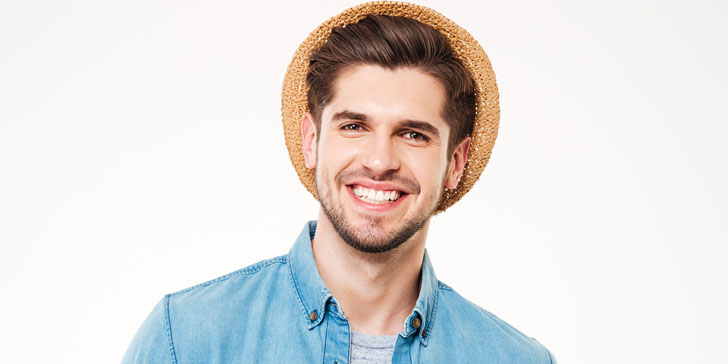
#> input picture opencv-basic/pic/x.jpg, 728 x 364 px, given in place of x.jpeg, which was not available
$ python threshold.py
#> lines starting #> are read from the running program, lines starting #| are printed output that depends on the picture; after the words box and inside, x2 and y2 are one past the last pixel; in counts of white or black regions, pixels touching at a corner belong together; pictures that were not available may be replaced by others from this repository, and a replacement may not be noted
import cv2
import numpy as np
from matplotlib import pyplot as plt
img = cv2.imread('x.jpeg',0)
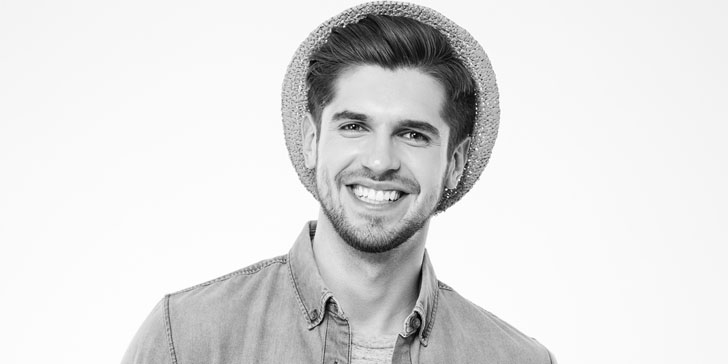
#> img: shape (364, 728); min 0, max 255, mean 222.7

'''
图像阈值
1.简单阈值
2.自适应阈值
3.Otsu's二值化
'''
'''-----------------简单阈值-----------------'''

# [18 lines of commented-out code are left out]

'''-----------------自适应阈值-----------------
cv2.adaptiveTreshold(img,param1,param2,param3,param4,param5),其中
·param1是高于阈值判为的值
·param2选择阈值的方法
·param3是根据阈值判断像素点值的方法利用的是简单阈值分割的方法，
·param4是block_size(用来计算阈值的区域大小)
·param5是一个常数，阈值就等于的平均值或者加权平均值减去这个常数。'''

# [14 lines of commented-out code are left out]


'''-----------------Otsu's二值化-----------------'''
##Otsu's二值化
img = cv2.imread('x.jpeg',0)
#global thresholding
ret1,th1 = cv2.threshold(img,127,255,cv2.THRESH_BINARY)
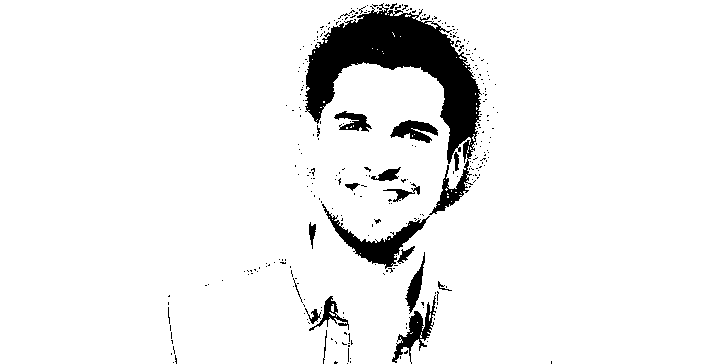
#> th1: shape (364, 728); 93.4% white; 303 black regions (285 under 20 px), largest, box (x1, y1, x2, y2) and area: (305, 3, 482, 215) 11266, (322, 204, 430, 269) 1672, (392, 295, 436, 364) 869
#Ostu's thresholding
ret2,th2 = cv2.threshold(img,0,255,cv2.THRESH_BINARY+cv2.THRESH_OTSU)
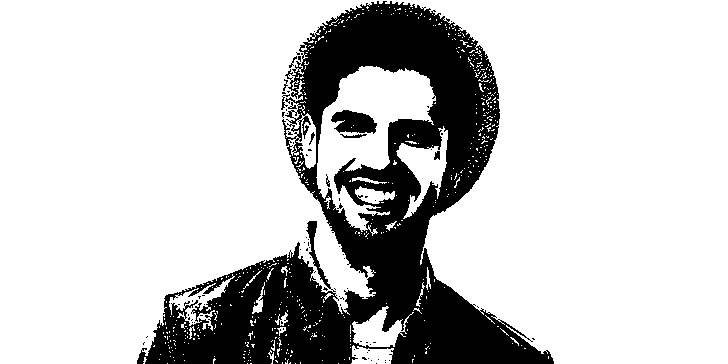
#> th2: shape (364, 728); 79% white; 82 black regions (73 under 20 px), largest, box (x1, y1, x2, y2) and area: (137, 1, 554, 364) 54455, (331, 110, 377, 134) 767, (340, 134, 367, 138) 59
#> ret2 = 192
#核为(5,5),方差为0
blur = cv2.GaussianBlur(img,(5,5),0)
#阈值一定为0
ret3,th3 = cv2.threshold(blur,0,255,cv2.THRESH_BINARY+cv2.THRESH_OTSU)
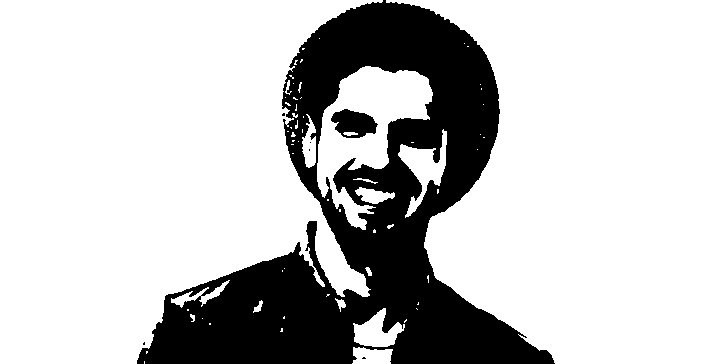
#> th3: shape (364, 728); 77.2% white; 7 black regions (5 under 20 px), largest, box (x1, y1, x2, y2) and area: (137, 0, 555, 364) 59611, (331, 109, 378, 138) 904
#> ret3 = 195
images = [img,0,th1,
          img,0,th2,
          blur,0,th3]
titles = ['Original Noisy Image','Histogram','Global Thresholding (v=127)',
'Original Noisy Image','Histogram',"Otsu's Thresholding",
'Gaussian filtered Image','Histogram',"Otsu's Thresholding"]
# 这里使用了 pyplot 中画直方图的方法，plt.hist, 要注意的是它的参数是一维数组
# 所以这里使用了（numpy）ravel 方法，将多维数组转换成一维，也可以使用 flatten 方法
#ndarray.flat 1-D iterator over an array.
#ndarray.flatten 1-D array copy of the elements of an array in row-major order.
for i in range(3):
    plt.subplot(3,3,i*3+1),plt.imshow(images[i*3],'gray')
    plt.title(titles[i*3]), plt.xticks([]), plt.yticks([])
    plt.subplot(3,3,i*3+2),plt.hist(images[i*3].ravel(),256)
    plt.title(titles[i*3+1]), plt.xticks([]), plt.yticks([])
    plt.subplot(3,3,i*3+3),plt.imshow(images[i*3+2],'gray')
    plt.title(titles[i*3+2]), plt.xticks([]), plt.yticks([])
plt.show()
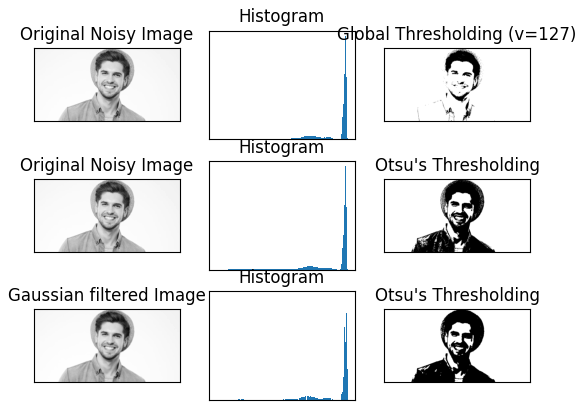
#> figure drawn by matplotlib, 9 panels
print (ret1,ret2,ret3)
#| 127.0 192.0 195.0

$ run again, with opencv-basic/pic/apple.jpg copied over opencv-basic/pic/x.jpg
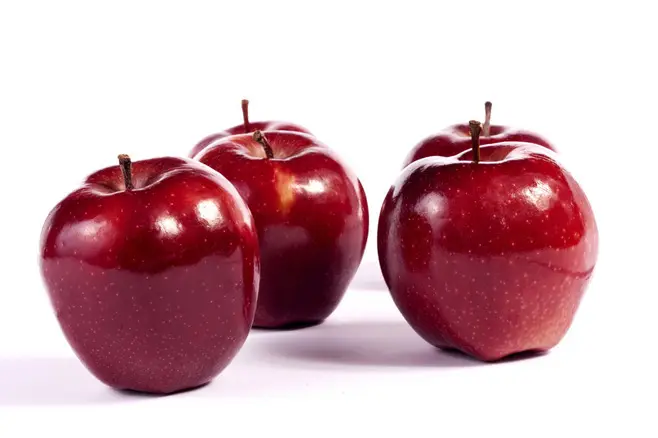
#> input picture opencv-basic/pic/apple.jpg, 658 x 438 px, given in place of x.jpeg, which was not available
#> `ret1,th1 = cv2.threshold(img,127,255,cv2.THRESH_BINARY)`:
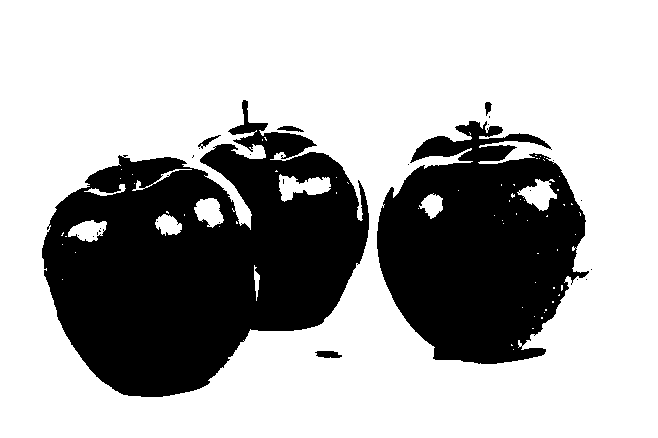
#> th1: shape (438, 658); 67.9% white; 26 black regions (20 under 20 px), largest, box (x1, y1, x2, y2) and area: (42, 100, 369, 397) 57250, (377, 121, 589, 364) 34863, (315, 351, 342, 358) 147, (277, 126, 304, 132) 93, (198, 135, 221, 149) 83, (485, 102, 492, 116) 61
#> th2: shape (438, 658); 65.4% white; 13 black regions (9 under 20 px), largest, box (x1, y1, x2, y2) and area: (41, 100, 369, 398) 59692, (286, 102, 594, 366) 39796, (191, 134, 225, 158) 184, (276, 125, 308, 133) 128
#> ret2 = 157
#> `ret3,th3 = cv2.threshold(blur,0,255,cv2.THRESH_BINARY+cv2.THRESH_OTSU)`:
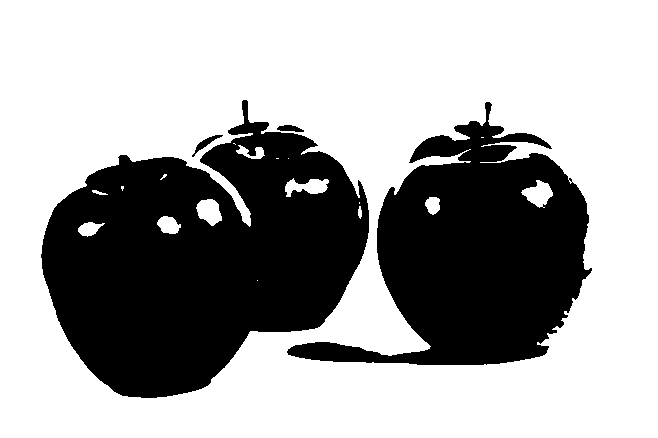
#> th3: shape (438, 658); 65.3% white; 4 black regions, box (x1, y1, x2, y2) and area: (41, 100, 369, 398) 59884, (287, 102, 592, 365) 39843, (192, 135, 223, 157) 159, (277, 125, 304, 132) 126
#| 127.0 157.0 157.0
